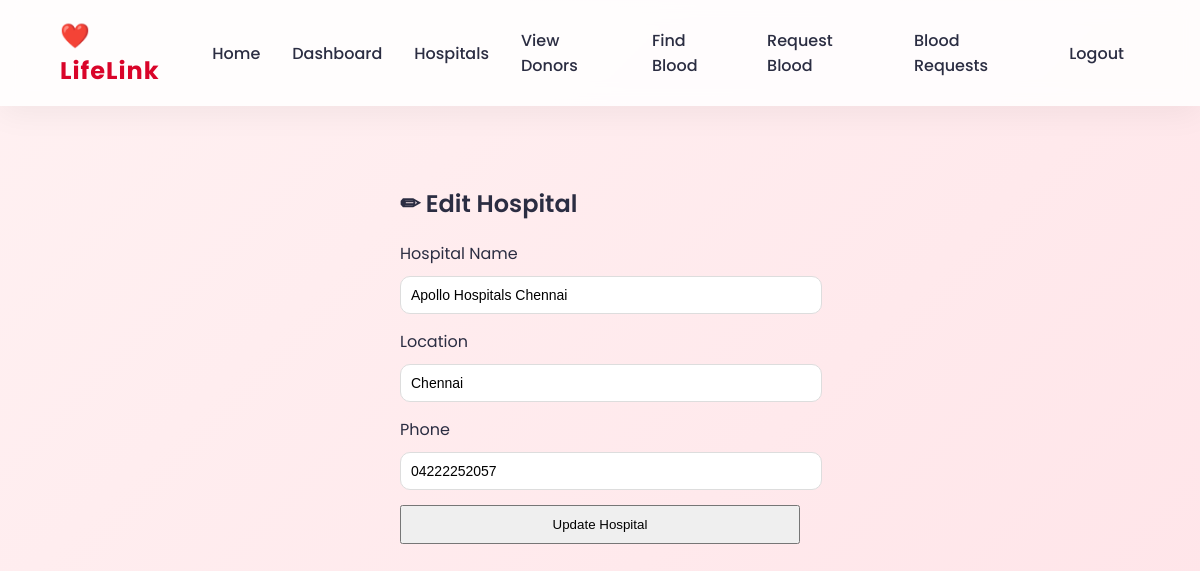
Screenshot of /edit_hospital/5 (signed in) with the database file from the repository.
### tables this page shows
CREATE TABLE hospitals(
    id INTEGER PRIMARY KEY AUTOINCREMENT,
    name TEXT,
    location TEXT
, phone TEXT);

### app.py (the view, shortened to what this page needs)
@app.route("/edit_hospital/<int:id>", methods=["GET","POST"])
@login_required
def edit_hospital(id):
    if session.get("role") != "admin":
        flash("Unauthorized ❌ Admin only")
        return redirect(url_for("hospitals"))
    conn = get_db()
    cursor = conn.cursor()
    try:
        cursor.execute("SELECT * FROM hospitals WHERE id=?", (id,))
        hospital = cursor.fetchone()
        conn.close()
        return render_template("edit_hospital.html", hospital=hospital)
    except Exception as e:
        print("Edit hospital error:", e)
        return "Internal Server Error"

### app.py (called while the page is built)
def get_db():
    conn = sqlite3.connect("database.db")
    conn.row_factory = sqlite3.Row
    return conn

def login_required(f):
    @wraps(f)
    def wrapper(*args, **kwargs):
        if "username" not in session:
            flash("Please login first")
            return redirect(url_for("login_page"))
        return f(*args, **kwargs)
    return wrapper

### templates/edit_hospital.html
{% extends "base.html" %}
{% block content %}
<div style="max-width:400px; margin:auto;">
<h2>✏ Edit Hospital</h2>
<form method="POST">
<label>Hospital Name</label>
<input type="text" name="name"
value="{{ hospital[1] }}"
required
style="width:100%; padding:10px; margin-bottom:15px;">
<label>Location</label>
<input type="text" name="location"
value="{{ hospital[2] }}"
required
style="width:100%; padding:10px; margin-bottom:15px;">
<label>Phone</label>
<input type="text" name="phone"
value="{{ hospital[3] }}"
required
style="width:100%; padding:10px; margin-bottom:15px;">
<button type="submit"
style="padding:10px 18px; width:100%;">
Update Hospital
</button>
</form>
</div>
{% endblock %}

### templates/base.html (style rules this page uses)
body { margin:0; font-family:'Poppins',sans-serif; background:linear-gradient(135deg,#fff1f2,#ffe5e9); color:#2b2d42; }
input,select { width:100%; padding:12px; margin:10px 0 20px 0; border-radius:10px; border:1px solid #ddd; font-size:14px; }
h2 { font-weight:600; }

### rows the page displays
hospitals: name "Apollo Hospitals Chennai", location "Chennai", phone "04222252057"
